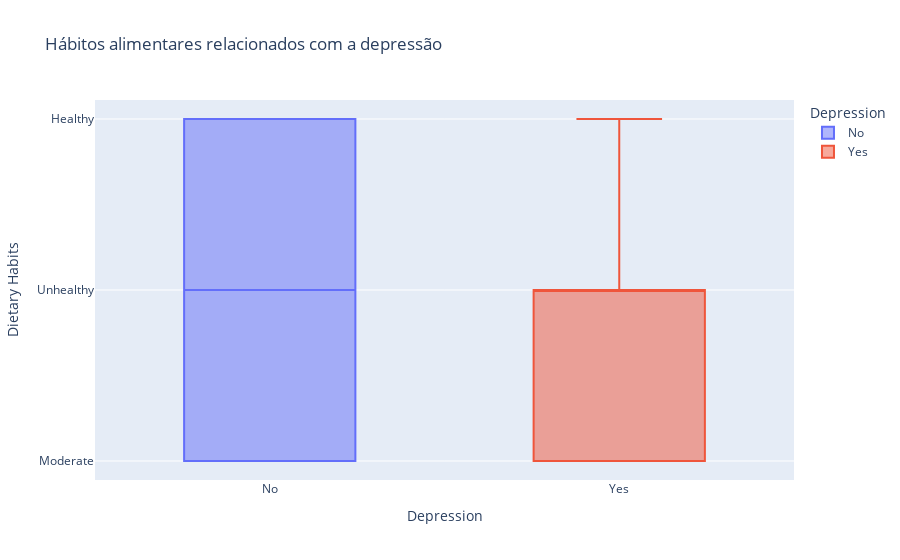

Notebook code for this chart:
### Code cell
px.box(df, x="Depression", y="Dietary Habits", color="Depression", title="Hábitos alimentares relacionados com a depressão")

### Figure 1 — Plotly figure (JSON) as saved in the notebook; plotly's stock layout.template omitted (floating-point values rounded to 4 significant figures; data arrays with more than 128 entries replaced by an {"elided": "..."} marker saying what was removed)
{"data": [{"alignmentgroup": "True", "hovertemplate": "Depression=%{x}<br>Dietary Habits=%{y}<extra></extra>", "legendgroup": "No", "marker": {"color": "#636efa"}, "name": "No", "notched": false, "offsetgroup": "No", "orientation": "v", "showlegend": true, "type": "box", "x": {"elided": "2101 str values"}, "x0": " ", "xaxis": "x", "y": {"elided": "2101 str values"}, "y0": " ", "yaxis": "y"}, {"alignmentgroup": "True", "hovertemplate": "Depression=%{x}<br>Dietary Habits=%{y}<extra></extra>", "legendgroup": "Yes", "marker": {"color": "#EF553B"}, "name": "Yes", "notched": false, "offsetgroup": "Yes", "orientation": "v", "showlegend": true, "type": "box", "x": {"elided": "455 str values"}, "x0": " ", "xaxis": "x", "y": {"elided": "455 str values"}, "y0": " ", "yaxis": "y"}], "layout": {"boxmode": "overlay", "legend": {"title": {"text": "Depression"}, "tracegroupgap": 0}, "title": {"text": "Hábitos alimentares relacionados com a depressão"}, "xaxis": {"anchor": "y", "categoryarray": ["No", "Yes"], "categoryorder": "array", "domain": [0, 1], "title": {"text": "Depression"}}, "yaxis": {"anchor": "x", "domain": [0, 1], "title": {"text": "Dietary Habits"}}}}
